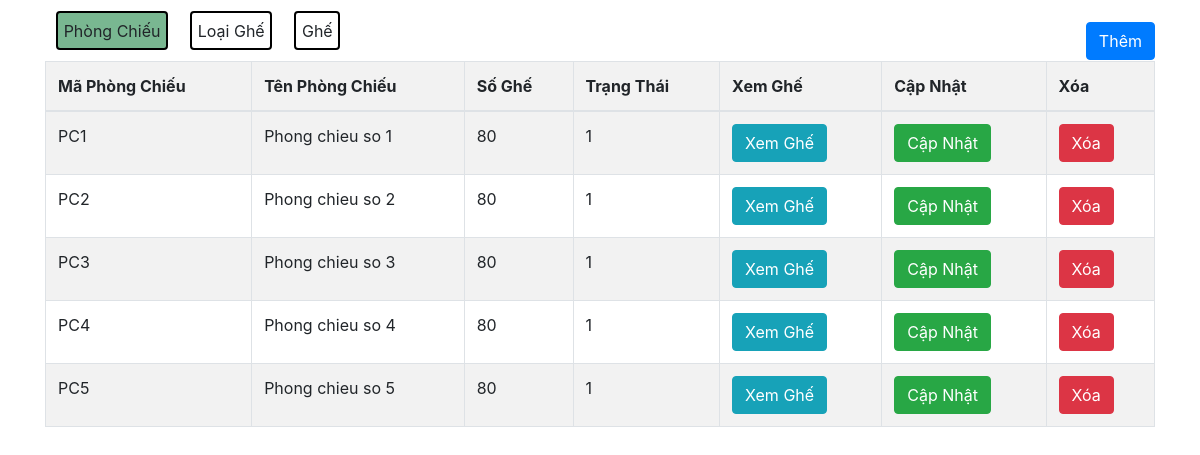
The page /pages/phongchieu.php on the database its author committed.
### tables this page shows
CREATE TABLE `phongchieu` (
  `MAPHONGCHIEU` varchar(10) NOT NULL,
  `TENPHONGCHIEU` varchar(255) DEFAULT NULL,
  `TRANGTHAI` tinyint(4) DEFAULT NULL,
  `SOGHE` smallint(6) DEFAULT NULL
);

### database/connectDatabase.php (called while the page is built, shortened)
<?php
class connectDatabase{
    public  $conn;
    public function __construct(){
        $this->servername = "localhost";
        $this->username = "root";
        $this->password = "Oanh2004!";
        $this->database = "cinema";
        $this->conn= new mysqli($this->servername,$this->username,$this->password,$this->database);
    }
    public function executeQuery($Querry) {
        try{
            $result = $this->conn->query($Querry);
            return $result;
        }catch(Exception $e){
            echo "Lỗi roogi kìa aaaaa: " . $e->getMessage();
            return false;
        }
    }
}

### pages/phongchieu.php (the view, shortened to what this page needs)
<?php
    require_once('./database/connectDatabase.php');
    $conn = new connectDatabase();
?>
<!DOCTYPE html>
<html lang="en">
<head>
    <link rel="stylesheet" href="https://cdn.jsdelivr.net/npm/bootstrap@4.6.2/dist/css/bootstrap.min.css">
</head>
<body>
<div class="container">
        <div class="box2">
            <button class="btn" id="btnPhongChieu" style="background-color: #79B791;">Phòng Chiếu</button>
            <button class="btn" id="btnLoaiGhe">Loại Ghế</button>
            <button class="btn" id="btnGhe">Ghế</button>
        </div>
            </div>
    <div class="container">
        <div id="contentPhongChieu" class="content active-content">
        <div class ="box1">
            <button class="btn btn-primary" data-toggle="modal" data-target="#exampleModal">Thêm</button>
        </div>
            <table class="table table-hover table-bordered table-striped">
                <thread>
                    <tr>
                        <th>Mã Phòng Chiếu</th>
                        <th>Tên Phòng Chiếu</th>
                        <th>Số Ghế</th>
                        <th>Trạng Thái</th>
                        <th>Xem Ghế</th>
                        <th>Cập Nhật</th>
                        <th>Xóa</th>
                    </tr>
                </thread>
                <tbody>
                <?php
                    $query = "SELECT * FROM phongchieu";
                    $result = $conn->executeQuery($query);
                    if(!$result) {
                        echo 'failed';
                    } else {
                        while($row = mysqli_fetch_assoc($result)) {
                            ?>
                            <tr>
                                <td><?php echo $row['MAPHONGCHIEU']; ?></td>
                                <td><?php echo $row['TENPHONGCHIEU']; ?></td>
                                <td><?php echo $row['SOGHE']; ?></td>
                                <td><?php echo $row['TRANGTHAI']; ?></td>
                                <td><button class="btn btn-info" onclick="openSeatMap('<?php echo $row['MAPHONGCHIEU']; ?>')">Xem Ghế</button></td>
                                <td><button class="btn btn-success" onclick="openEditForm('<?php echo $row['MAPHONGCHIEU']; ?>', '<?php echo $row['TENPHONGCHIEU']; ?>', '<?php echo $row['SOGHE']; ?>', '<?php echo $row['TRANGTHAI']; ?>')">Cập Nhật</button></td>
                                <td><a href="./pages/deletePhongChieu.php?id=<?php echo $row['MAPHONGCHIEU']; ?>" class="btn btn-danger">Xóa</a></td>
                            </tr>
                            <?php
                        }
                    }
                ?>
                </tbody>
            </table>
        </div>
</div>
</body>
</html>

### pages/phongchieu.php (style rules this page uses)
.box1 button { float: right; }
#btnPhongChieu, #btnLoaiGhe, #btnGhe { border: 2px solid black; }
.box2 button { float:left; padding: 0.5%; margin: 1%; }
.content { display: none; }
.active-content { display: block; }
.btn-primary { margin-top: 2%; }

### rows shown on the page
phongchieu: MAPHONGCHIEU "PC1", TENPHONGCHIEU "Phong chieu so 1", SOGHE "80", TRANGTHAI "1"
phongchieu: MAPHONGCHIEU "PC2", TENPHONGCHIEU "Phong chieu so 2", SOGHE "80", TRANGTHAI "1"
phongchieu: MAPHONGCHIEU "PC3", TENPHONGCHIEU "Phong chieu so 3", SOGHE "80", TRANGTHAI "1"
phongchieu: MAPHONGCHIEU "PC4", TENPHONGCHIEU "Phong chieu so 4", SOGHE "80", TRANGTHAI "1"
phongchieu: MAPHONGCHIEU "PC5", TENPHONGCHIEU "Phong chieu so 5", SOGHE "80", TRANGTHAI "1"
